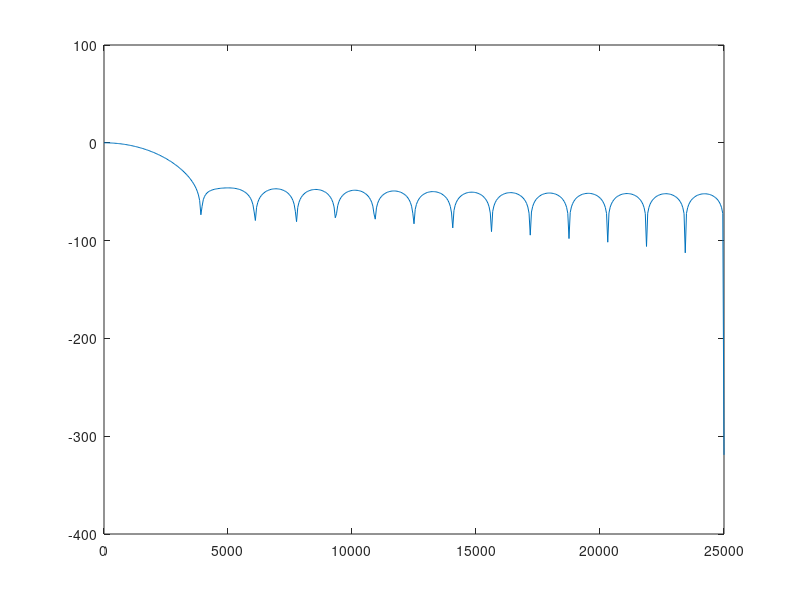

Source code (MATLAB): (Note: this script raises an error after producing the figure.)
%% Inicio
clc; close all; clear;

filtro = fir1(31,0.04,'low'); % filtro fir
filtrow = fft(filtro,1024);   % filtro fir en el dominio de la frecuencia
plot((0:512)/1024*50e3,20*log10(abs(filtrow(1:513))))   % grafica de respuesta en frecuencia para punto flotante

filtro_fx = fi(filtro,1,12,11);   %filtro fir en punto fijo
filtrow_fx = fft(filtro_fx.double,1024); %filtro fir en punto fijo en el dominio de la frecuencia 
hold all
plot((0:512)/1024*50e3,20*log10(abs(filtrow_fx(1:513))))  % grafica de respuesta en frecuencia para punto fijo

fid=fopen ('coef_filter.txt','wt'); %guardo un archivo con los coef. cuantizados del filtro
for i=1:length(filtro_fx)
    fx = filtro_fx(i);
    fprintf(fid,[fx.dec '\n']);
end

%% Señal
% se�al compuesta formada por la suma de un tono de 500hz y otro de 5khz.
a1 = sin(2*pi*500/50e3*(0:999))+sin(2*pi*5e3/50e3*(0:999));    
% normalizamos la amplitud maxima de la se�al, para que no haya armonicos
a = a1/max(a1);
% se�al de salida completada con ceros
y = zeros(1,1000);    
pp = zeros(1,32);     

for n=1:length(a)-length(filtro)+1
    accum = 0;
    for i=1:length(filtro)
        pp(i) = a(n+length(filtro)-i)*filtro(i);
        accum = accum +pp(i);
    end
    y(n) = accum;
end

a_fx = fi(a,1,12,11);
y_fx = fi(zeros(1,1000),1,12,11,'RoundingMethod','floor','OverflowAction','wrap');
% seguir las reglas de producto de las filminas
pp_fx = fi(zeros(1,32),1,22,20,'RoundingMethod','floor', 'OverflowAction','wrap');
% seguir las reglas de suma de las filminas
accum_fx = fi(0,1,22+5,20,'RoundingMethod','floor','OverflowAction','wrap');
% 24+logen base 2 de cantidad de taps

% guardo un archivo con los coef. cuantizados de la se�al compuesta de entrada
fid = fopen ('entrada.txt','wt'); 
for i=1:length(a_fx)
    fx = a_fx(i);
    fprintf(fid,[fx.dec '\n']);
end

for n=1:length(a)-length(filtro)+1
    accum_fx.double = 0;
    for i=1:length(filtro)
        pp_fx.double(i) = a_fx.double(n+length(filtro)-i)*filtro_fx.double(i);
        accum_fx.double = accum_fx.double + pp_fx.double(i);
    end
    y_fx.double(n) = accum_fx.double;
end

% grafico entrada y salida en el dominio del tiempo
figure(2)
plot(a_fx.double)
hold all
plot(y_fx.double)

aw_fx = fft(a_fx.double,1024);
yw_fx = fft(y_fx.double,1024);

% grafico entrada y salida en el dominio de la frecuencia
figure(3) 
plot((0:512)/1024*50e3,20*log10(abs(aw_fx(1:513))))   
hold all
plot((0:512)/1024*50e3,20*log10(abs(yw_fx(1:513))))

% guardo un archivo con los coef. cuantizados de la se�al filtrada de salida
fid = fopen ('salida.txt','wt'); 
for i=1:length(y_fx)
    fx = y_fx(i);
    fprintf(fid,[fx.dec '\n']);
end

% se divide por el max de y_fx.double y se multiplica por el max de y para que 
% no distorsione la diferencia de amplitud entre ambas.
snr = 10*log10(var(y)/var(y-y_fx.double/max(y_fx.double)*max(y)))
